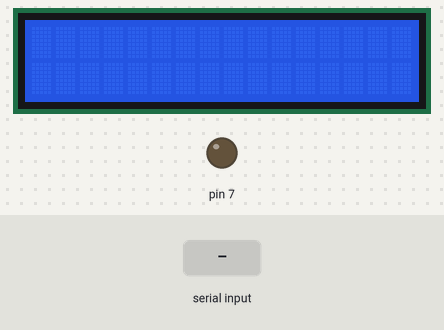
Recording of a sketch running on a simulated Arduino Uno, built with avr-gcc and run on an emulated ATmega328P. Parts: 16×2 character LCD, output pins drawn as LEDs (lit = HIGH). The inputs (shaded band) are chosen by the test bench.

Above: at 1.2 s.
1.3 s: "1" received over Serial
At 2.7 s:
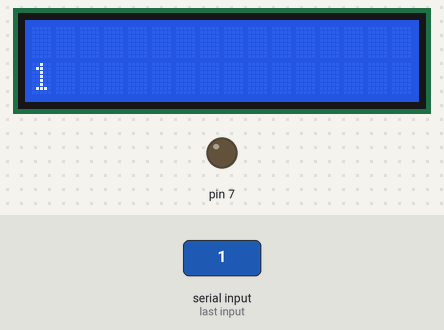
3.8 s: "0" received over Serial
At 7.2 s:
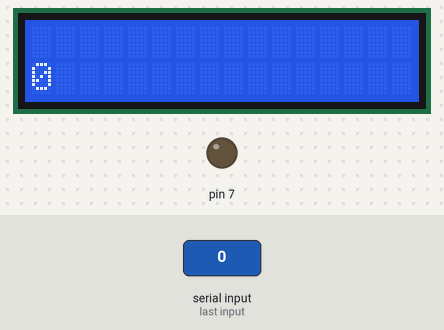
Timing chart, 0 to 8.7 s (numbered marks = the images above; inputs shaded):
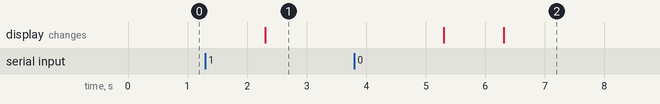

Measured:
- after the input at 1.3 s, the display: changes after 1.0 s (image 1)
- after the input at 3.8 s, the display: first differs from a run without the input after 2.5 s (image 2)

The sketch:

sketch_feb21c.ino
```cpp
// Incluímos la libreria externa para poder utilizarla
#include <LiquidCrystal.h> // Entre los símbolos <> buscará en la carpeta de librerías configurada
// Definimos las constantes
#define COLS 16 // Columnas del LCD
#define ROWS 2 // Filas del LCD
// Lo primero is inicializar la librería indicando los pines de la interfaz
LiquidCrystal lcd(12, 11, 5, 4, 3, 2);

const byte DATA_MAX_SIZE = 32;
char data[DATA_MAX_SIZE];

void setup() {
  Serial.begin(9600);
  lcd.begin(COLS, ROWS);
  pinMode(7, OUTPUT);
}

void loop() {

  String receivedString; // read char from serial port
  String rfid, txt;
  boolean found = false;

  if (Serial.available() > 0) {

    receivedString = Serial.readString();

     for (int i = 0; i < receivedString.length(); i++) {
        if (receivedString.substring(i, i+1) == "-") {
          rfid = receivedString.substring(0, i);
          txt = receivedString.substring(i+1);
          found = true;
          break;
        }
      }

    // Limpiamos la pantalla
    lcd.clear();

    // Situamos el cursor en la columna 0 fila 0
    lcd.setCursor(0,1);

    // Escribimos
    if(found){
      lcd.print(rfid);
      lcd.setCursor(0, 0);
      lcd.print(txt);
    } else {
      lcd.print(receivedString);
    }

    delay(3000);

    // Limpiamos la pantalla
    lcd.clear();

    }
}

  
```
